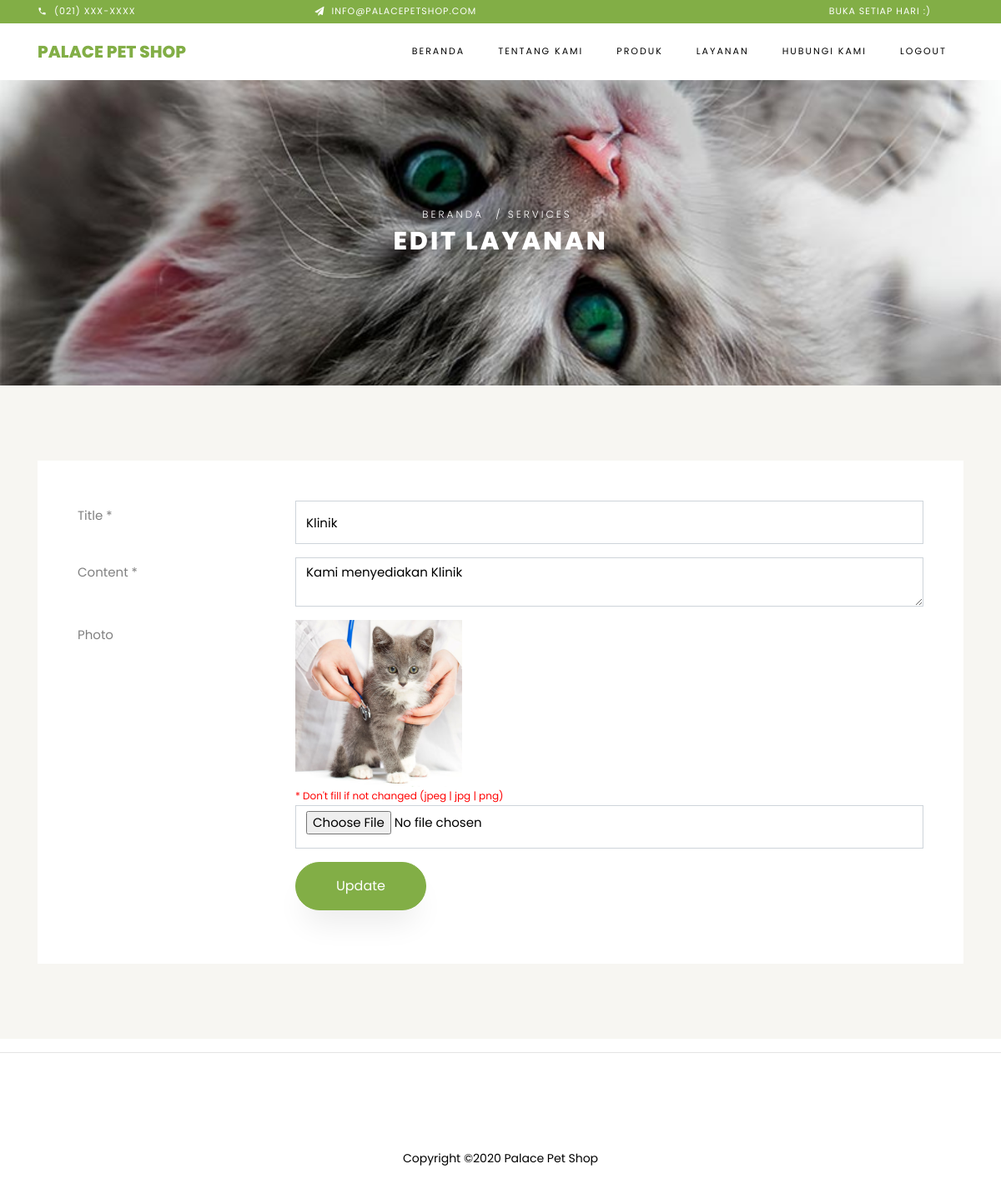
Screenshot of /services/edit/klinik.html with the database file from the repository.
### tables this page shows
CREATE TABLE IF NOT EXISTS `services` (
  `id` int(11) NOT NULL AUTO_INCREMENT,
  `title` varchar(200) NOT NULL,
  `content` text NOT NULL,
  `image` varchar(100) DEFAULT NULL,
  `slug` varchar(200) NOT NULL,
  PRIMARY KEY (`id`)
);

### application/controllers/Services.php (called while the page is built, shortened)
<?php
class Services extends CI_Controller {
    public function __construct()
    {
        $this->load->model('m_services');
    }
    public function edit($slug)
    {
        $rec = $this->m_services->getServiceByAdmin($slug);
        $data = array(
            'view'          => 'services/edit',
            'title'         => 'Edit Layanan',
            'rec'           => $rec,
        );
        $this->load->view('layout/backend', $data);
    }
}

### index.php (called while the page is built, shortened)
<?php
require_once BASEPATH.'core/CodeIgniter.php';

### application/models/M_services.php (called while the page is built, shortened)
<?php if ( ! defined('BASEPATH')) exit('No direct script access allowed');
class M_services extends CI_Model
{
    function getServiceByAdmin($slug)
    {
        $this->db->distinct();
        $this->db->select("*");
        $this->db->from('services');
        $this->db->where("slug", $slug);
        $rec = $this->db->get();
        if ($rec->num_rows() > 0)
            return $rec->row();
        else
            return null;
    }
}

### application/views/services/edit.php (the view, shortened to what this page needs)
<div class="hero-wrap hero-bread" style="background-image: url('<?php echo base_url().'assets/'; ?>images/single-product.jpg');">
    <div class="container">
    <div class="row no-gutters slider-text align-items-center justify-content-center">
        <div class="col-md-9 ftco-animate text-center">
        <p class="breadcrumbs"><span class="mr-2"><a href="<?php echo base_url(); ?>">Beranda</a></span> / <span class="mr-2"><a href="#">Services </a></span></p>
        <h1 class="mb-0 bread"><?php echo $title; ?></h1>
        </div>
    </div>
    </div>
</div>
<section class="ftco-section contact-section bg-light">
  <div class="container">
    <div class="row block-9">
      <div class="col-md-12 order-md-last d-flex">
        <form id="form_product" action="<?php echo base_url().'services/edit/'.$rec->slug; ?>" class="bg-white p-5 contact-form" method="post" enctype="multipart/form-data">
			<div class="form-group row">
				<label class="col-sm-3 col-form-label">Title *</label>
				<div class="col-sm-9">
            		<input type="text" class="form-control" id="title" name="title" maxlength="200" required value="<?php echo set_value('title', $rec->title); ?>">
          		</div>
			</div>
			<div class="form-group row">
				<label class="col-sm-3 col-form-label">Content *</label>
				<div class="col-sm-9">
            		<textarea class="form-control" id="content" name="content" required><?php echo set_value('content', $rec->content); ?></textarea>
          		</div>
			</div>
			<div class="form-group row">
				<label class="col-sm-3 col-form-label">Photo</label>
				<div class="col-sm-9">
					<img src="<?php echo base_url().'photo/services/'.(($rec->image!=null) ? $rec->image : 'no_picture.jpg'); ?>" width="200px" height="200px">
					<div class="small" style="color:red;">* Don't fill if not changed (jpeg | jpg | png)</div>
            		<input type="file" class="form-control" id="photo" name="photo" accept=".jpg,.jpeg,.png" onchange="validateFileType(this.id)">
          		</div>
			</div>
			<div class="form-group row">
				<label class="col-sm-3 col-form-label"></label>
				<div class="col-sm-9">
            		<input type="submit" id="btnsave" name="btnsave" value="Update" class="btn btn-primary py-3 px-5">
				</div>
          </div>
        </form>
      </div>
    </div>
  </div>
</section>

### rows the page displays
services: title "Klinik", content "Kami menyediakan Klinik", image (picture)

### other values shown
$title "EDIT LAYANAN"
